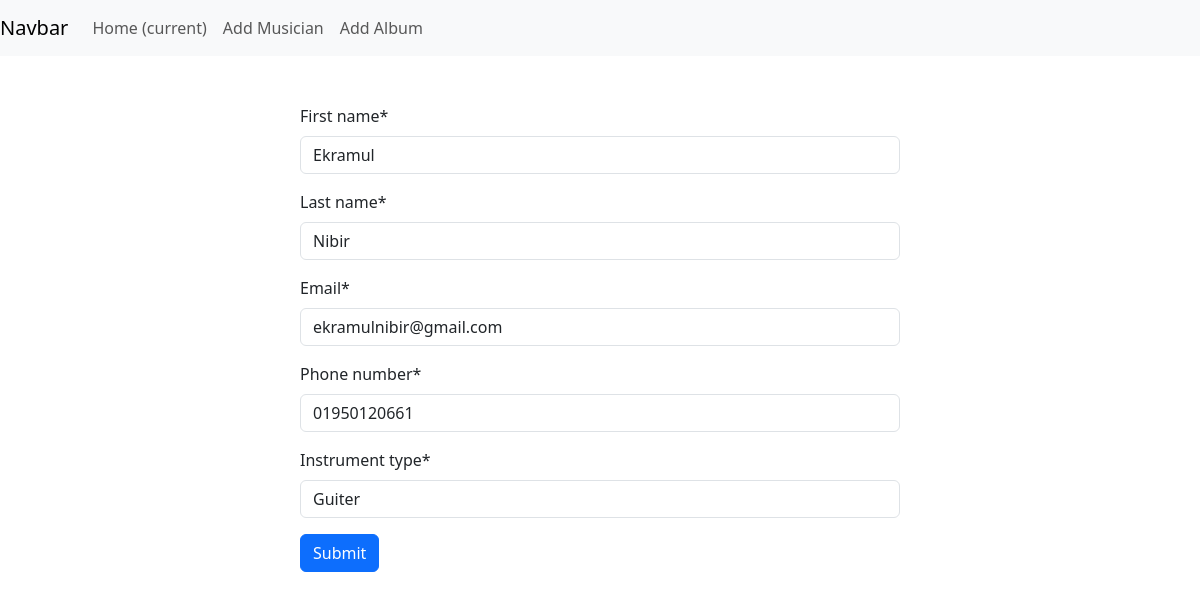
The page /musician/edit/1 on the database its author committed.
### musician/models.py (models this page shows, shortened)
class Musician(models.Model):
    first_name = models.CharField(max_length=30)
    last_name = models.CharField(max_length=30)
    email = models.CharField(max_length=50)
    phone_number = models.CharField(max_length=50)
    instrument_type = models.CharField(max_length=50)

### musician/views.py (the view)
# urls.py: path('edit/<int:id>',views.edit_musician, name ='edit_musician'),
def edit_musician(request, id):
    musician = models.Musician.objects.get(pk=id)
    musician_form = forms.MusicianForm(instance=musician)
    if request.method == "POST":
        musician_form = forms.MusicianForm(request.POST, instance=musician)
        if musician_form.is_valid():
            musician_form.save()
            print(musician_form.cleaned_data)
            return redirect('home')
    return render(request, './musician/add_musician.html', {'form': musician_form})

### musician/forms.py
class MusicianForm(forms.ModelForm):
    class Meta:
        model = Musician
        fields = '__all__'

### musician/templates/musician/add_musician.html (shortened to what this page needs)
{% extends "base.html" %}
{% load crispy_forms_tags %}
{% block content %}
    <form action="" method="post" style="width: 50%; height: 50%; margin: auto;" class="pt-5">
        {{form | crispy}}
        <input class="btn btn-primary" type="submit" value="Submit">
    </form>
{% endblock content %}

### rows shown on the page
Musician: first_name "Ekramul", last_name "Nibir", email "ekramulnibir@gmail.com", phone_number "01950120661", instrument_type "Guiter"
